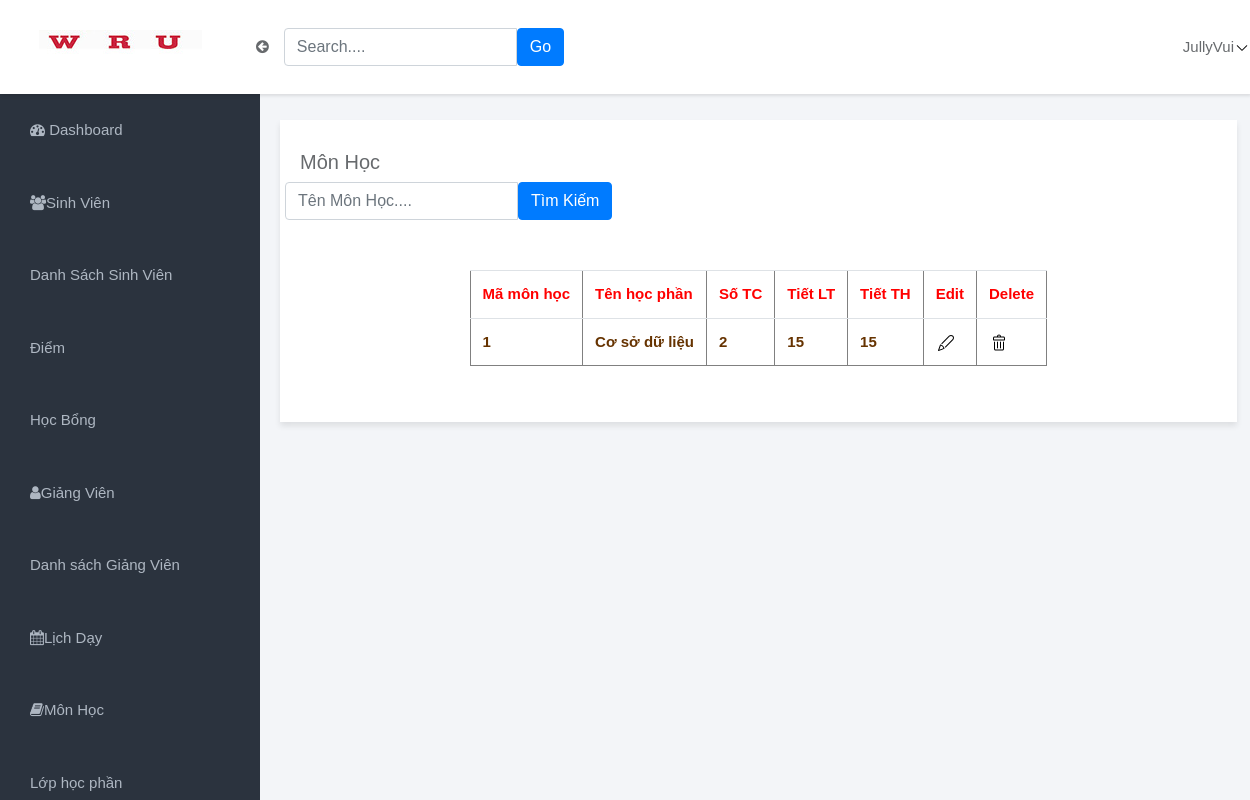
The page /Home/MH.php on the database as committed earlier.
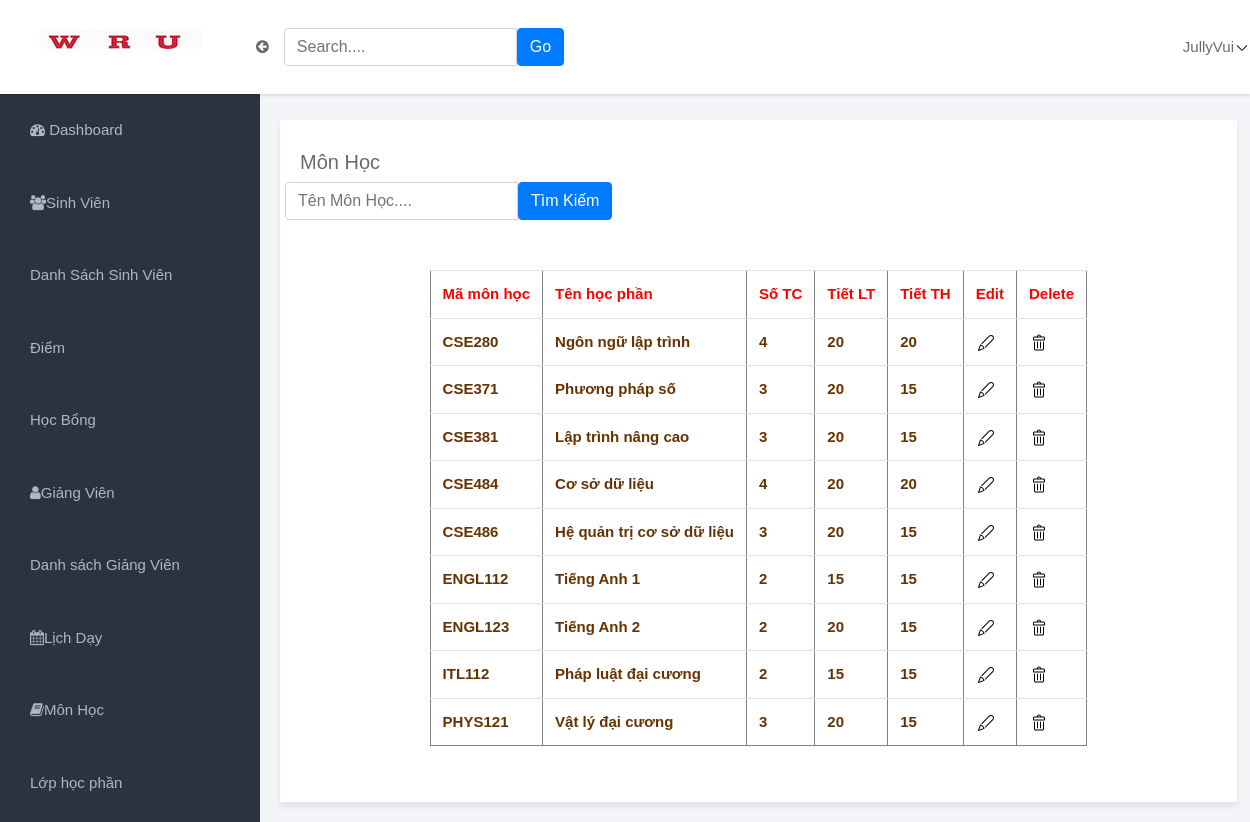
The same page on the database as committed later.
### tables this page shows
CREATE TABLE `monhoc` (
  `ID` varchar(10) NOT NULL,
  `TenMH` varchar(50) NOT NULL,
  `SoTietLyThuyet` int(11) DEFAULT 0,
  `SoTietThucHanh` int(11) DEFAULT 0,
  `SoTinChi` int(11) DEFAULT 2
);

### Home/NoiDungMH.php (the view, shortened to what this page needs)
<div class="col-md-10">
                <div class="panelSV">
                    <div class="panel-heading">
                        <h5>Môn Học</h5>
                        <div class="row">
                        <form class="fmcenter">
                            <div class="input-group">
                            <input type="text" name="" class="form-control" placeholder="Tên Môn Học....">
                            <span class="input-group-btn">
                            <button type="button" class="btn btn-primary">Tìm Kiếm</button>
                            </span>
                        </form>
                   </div>
                    </div>
                    <div class="table">
                        <?php
                                include('config.php');
                                $sql='SELECT ID,TenMH,SoTietLyThuyet,SoTietThucHanh,SoTinChi FROM monhoc';
                                $result= mysqli_query($conn,$sql);
                                echo "<table border='1' cellpadding='10'>";
                                echo "<tr>
                                <th><font color='Red'>Mã môn học</font></th>
                                <th><font color='Red'>Tên học phần</font></th>
                                <th><font color='Red'>Số TC</font></th>
                                <th><font color='Red'> Tiết LT</font></th>
                                <th><font color='Red'>Tiết TH</font></th>
                                <th ><font color='Red'>Edit</font></th>
                                <th ><font color='Red'>Delete</font></th>
                                </tr>";
                                if(mysqli_num_rows($result)>0)
                                {
                                while($row = mysqli_fetch_assoc( $result ))
                                {
                                echo "<tr>";
                                echo '<td><b><font color="#663300">' . $row['ID'] . '</font></b></td>';
                                echo '<td><b><font color="#663300">' . $row['TenMH'] . '</font></b></td>';
                                echo '<td><b><font color="#663300">' . $row['SoTinChi'] . '</font></b></td>';
                                echo '<td><b><font color="#663300">' . $row['SoTietLyThuyet'] . '</font></b></td>';
                                echo '<td><b><font color="#663300">' . $row['SoTietThucHanh'] . '</font></b></td>';
                                echo '<td><b><font color="#663300"><a href="edit.php?id=' . $row['ID'] . '"><svg class="options rtl-flip" width="20px" height="20px" viewBox="0 0 20 20" version="1.1" xmlns="http://www.w3.org/2000/svg" xmlns:xlink="http://www.w3.org/1999/xlink"> <g stroke="none" stroke-width="1" fill-rule="evenodd"> <g id="options"> <path d="M17.1330617,2.8594383 C15.9930617,1.7194383 14.0130617,1.7194383 12.8930617,2.8594383 L5.5130617,10.2394383 C5.3330617,10.4394383 5.3330617,10.7594383 5.5130617,10.9594383 C5.7130617,11.1394383 6.0330617,11.1394383 6.2330617,10.9594383 L13.5930617,3.5594383 C14.3530617,2.7994383 15.6730617,2.7994383 16.4130617,3.5594383 C17.1730617,4.3194383 17.1930617,5.5594383 16.4130617,6.3394383 L9.0330617,13.7594383 C8.7130617,14.0794383 8.9330617,14.6194383 9.3730617,14.6194383 C9.5130617,14.6194383 9.6330617,14.5594383 9.7330617,14.4594383 L17.1330617,7.0394383 C18.2930617,5.8794383 18.2930617,4.0194383 17.1330617,2.8594383 L17.1330617,2.8594383 Z M8.4930617,15.3594383 C8.0330617,13.4594383 6.5130617,11.9394383 4.6130617,11.4794383 C4.3530617,11.4194383 4.0930617,11.5794383 4.0130617,11.8194383 L2.0330617,17.3194383 C1.8730617,17.7194383 2.2730617,18.1194383 2.6730617,17.9594383 C8.6730617,15.7794383 8.2530617,15.9594383 8.3730617,15.8194383 C8.4930617,15.6994383 8.5330617,15.5194383 8.4930617,15.3594383 L8.4930617,15.3594383 Z M3.3330617,16.6594383 L4.8130617,12.5794383 C6.0130617,12.9994383 6.9730617,13.9794383 7.3930617,15.1794383 L3.3330617,16.6594383 Z" id="N"></path> </g> </g> </svg></a></font></b></td>';
                                echo '<td><b><font color="#663300"><a href="delete.php?id=' . $row['ID'] . '"><svg class="trash" width="20px" height="20px" viewBox="0 0 20 20" version="1.1" xmlns="http://www.w3.org/2000/svg" xmlns:xlink="http://www.w3.org/1999/xlink"> <g stroke="none" stroke-width="1" fill-rule="evenodd"> <g id="trash"> <path d="M12,3.5 C12,2.4 11.1,1.5 10,1.5 C8.9,1.5 8,2.4 8,3.5 L5.5,3.5 C4.68,3.5 4,4.18 4,5 L4,7 C4,7.28 4.22,7.5 4.5,7.5 L15.5,7.5 C15.78,7.5 16,7.28 16,7 L16,5 C16,4.18 15.32,3.5 14.5,3.5 L12,3.5 Z M10,2.5 C10.56,2.5 11,2.94 11,3.5 L9,3.5 C9,2.94 9.44,2.5 10,2.5 L10,2.5 Z M15,6.5 L5,6.5 L5,5 C5,4.72 5.22,4.5 5.5,4.5 L14.5,4.5 C14.78,4.5 15,4.72 15,5 L15,6.5 Z M14.5,8.5 C14.22,8.5 14,8.72 14,9 L14,16 C14,16.28 13.78,16.5 13.5,16.5 L6.5,16.5 C6.22,16.5 6,16.28 6,16 L6,9 C6,8.72 5.78,8.5 5.5,8.5 C5.22,8.5 5,8.72 5,9 L5,16 C5,16.82 5.68,17.5 6.5,17.5 L13.5,17.5 C14.32,17.5 15,16.82 15,16 L15,9 C15,8.72 14.78,8.5 14.5,8.5 L14.5,8.5 Z M9,9 C9,8.72 8.78,8.5 8.5,8.5 C8.22,8.5 8,8.72 8,9 L8,15 C8,15.28 8.22,15.5 8.5,15.5 C8.78,15.5 9,15.28 9,15 L9,9 Z M12,9 C12,8.72 11.78,8.5 11.5,8.5 C11.22,8.5 11,8.72 11,9 L11,15 C11,15.28 11.22,15.5 11.5,15.5 C11.78,15.5 12,15.28 12,15 L12,9 Z" id="j"></path> </g> </g> </svg></a></font></b></td>';
                                echo "</tr>";
                                }
                                }
                                echo "</table>";
                        ?>
                    </div>
                </div>
</div>
            </div>
        </div>
</body>
</html>

### Home/Navbar_Admin.php (shortened to what this page needs)
<!DOCTYPE html>
<html lang="en">
<head>
    <link rel="stylesheet" href="css/bootstrap.min.css">
    <link rel="stylesheet" href="css/style.css">
    <link rel="stylesheet" href="css/font-awesome.min.css">
    <link rel="stylesheet" href="https://maxcdn.bootstrapcdn.com/font-awesome/4.4.0/css/font-awesome.min.css">
</head>
<body>
    <div class="wrapper">
        <nav class="navbar navbar-default navbar-fixed-top">
            <div class="logo">
                <a href="#">
                    <img src="img/thuyloi.jpg" alt="ThuyLoi">
                </a>
            </div>
            <ul class="navbar-nav">
                <li class="nav-item active">
                    <div class="container-fluid">
                        <div class="navbar-btn">
                            <i class="fa fa-arrow-circle-left"></i>
                        </div>
                    </div>
                </li>
            </ul>
            <form navbar-form navbar-left>
                <div class="input-group">
                    <input type="text" name="" class="form-control" placeholder="Search....">
                    <span class="input-group-btn">
                                            <button type="button" class="btn btn-primary">Go</button>
                     </span>
                </div>
            </form>
            <li class="nav-item dropdown">
                <a id="navbarDropdownMenuLink" data-toggle="dropdown">JullyVui<img src="icons/chevron-down.svg" alt=""></a></a>
            </li>
        </nav>
    </div>

### Home/MH.php
<?php
 include("Navbar_Admin.php");
 ?>
 <div class="main">
    <div class="row">
 <?php
 include("SlidebarAdCol2.php");
 ?>
 <?php
  include("NoidungMH.php");
 ?>

### Home/SlidebarAdCol2.php (shortened to what this page needs)
            <div class="col-md-2">
                <div class="slidebar">
                    <div class="nav flex-column nav-pills" id="v-pills-tab" role="tablist" aria-orientation="vertical">
                        <a  href="Home.php" ><i class="fa fa-tachometer"  aria-hidden="true"></i> <span> Dashboard</span></a>
                        <a href="SinhVien.php"><i class="fa fa-users" aria-hidden="true"></i><span>Sinh Viên</span></a>
                        <a >Danh Sách Sinh Viên</a>
                        <a href="Diem.php" >Điểm</a>
                        <a class="nav-link" id="v-pills-profile-tab" data-toggle="pill" href="#" role="tab" aria-controls="v-pills-profile" aria-selected="false">Học Bổng</a>
                        <a href="GiangVien.php"><i class="fa fa-user" aria-hidden="true"></i><span>Giảng Viên</span></a>
                        <a class="nav-link" id="v-pills-profile-tab" data-toggle="pill" href="#" role="tab" aria-controls="v-pills-profile" aria-selected="false">Danh sách Giảng Viên</a>
                        <a class="nav-link" id="v-pills-profile-tab" data-toggle="pill" href="#" role="tab" aria-controls="v-pills-profile" aria-selected="false"><i class="fa fa-calendar" aria-hidden="true"></i><span>Lịch Dạy</span></a>
                        <a href="MH.php"><i class="fa fa-book" aria-hidden="true"></i><span>Môn Học</span></a>
                        <a class="nav-link" id="v-pills-messages-tab" data-toggle="pill" href="#" role="tab" aria-controls="v-pills-messages" aria-selected="false">Lớp học phần</a>
                    </div>
                </div>
</div>

### Home/css/style.css (style rules this page uses)
body { background-color: #F3F5F8; font-family: sans-serif; font-size: 15px; color: #676a6d; }
* { box-sizing: border-box; }
.col-md-2 { position: fixed; margin: 94px; }
.navbar-fixed-top { position: fixed; right: 0; left: 0; z-index: 1030; }
.col-md-10 { position: static; margin: 90px 10px 10px 230px; }
.navbar-default { padding: 0; margin: 0; background-color: #ffffff; box-shadow: 1px 2px 3px rgba(0, 0, 0, 0.1); }
div { display: block; }
.navbar-default .logo { float: left; padding: 30px 39px; }
.navbar-btn { float: left; padding: 16px 0; margin-top: 8px; margin-bottom: 8px; }
.input-group { position: relative; }
.slidebar { position: fixed; width: 260px; height: 100%; left: 0px; overflow: scroll; background-color: #2B333E; }
.slidebar a { color: #AEB7C2; margin-top: 0px; padding: 25px 30px; }
a { list-style: none; text-decoration: none; }
.panel-heading { padding-top: 10px; padding-bottom: 20px; }
.dropdown { list-style: none; }
a:active, a:hover, a:link { text-decoration: none; }
.row .fmcenter { display: flex; margin-right: auto; }
table { margin: auto; margin-top: 50px; position: relative; }
.panelSV { background-color: #ffffff; height: auto; margin: 30px 30px 10px 50px; box-shadow: 0 4px 6px rgba(0, 0, 0, 0.09); position: static; padding: 20px 20px 20px; }

Rows that differ between the two databases and show on the page:
removed monhoc: ID "1", TenMH "Cơ sở dữ liệu", SoTinChi "2", SoTietLyThuyet "15", SoTietThucHanh "15"
added monhoc: ID "CSE280", TenMH "Ngôn ngữ lập trình", SoTinChi "4", SoTietLyThuyet "20", SoTietThucHanh "20"
added monhoc: ID "CSE371", TenMH "Phương pháp số", SoTinChi "3", SoTietLyThuyet "20", SoTietThucHanh "15"
added monhoc: ID "CSE381", TenMH "Lập trình nâng cao", SoTinChi "3", SoTietLyThuyet "20", SoTietThucHanh "15"
added monhoc: ID "CSE484", TenMH "Cơ sở dữ liệu", SoTinChi "4", SoTietLyThuyet "20", SoTietThucHanh "20"
added monhoc: ID "CSE486", TenMH "Hệ quản trị cơ sở dữ liệu", SoTinChi "3", SoTietLyThuyet "20", SoTietThucHanh "15"
added monhoc: ID "ENGL112", TenMH "Tiếng Anh 1", SoTinChi "2", SoTietLyThuyet "15", SoTietThucHanh "15"
added monhoc: ID "ENGL123", TenMH "Tiếng Anh 2", SoTinChi "2", SoTietLyThuyet "20", SoTietThucHanh "15"
added monhoc: ID "ITL112", TenMH "Pháp luật đại cương", SoTinChi "2", SoTietLyThuyet "15", SoTietThucHanh "15"
added monhoc: ID "PHYS121", TenMH "Vật lý đại cương", SoTinChi "3", SoTietLyThuyet "20", SoTietThucHanh "15"
